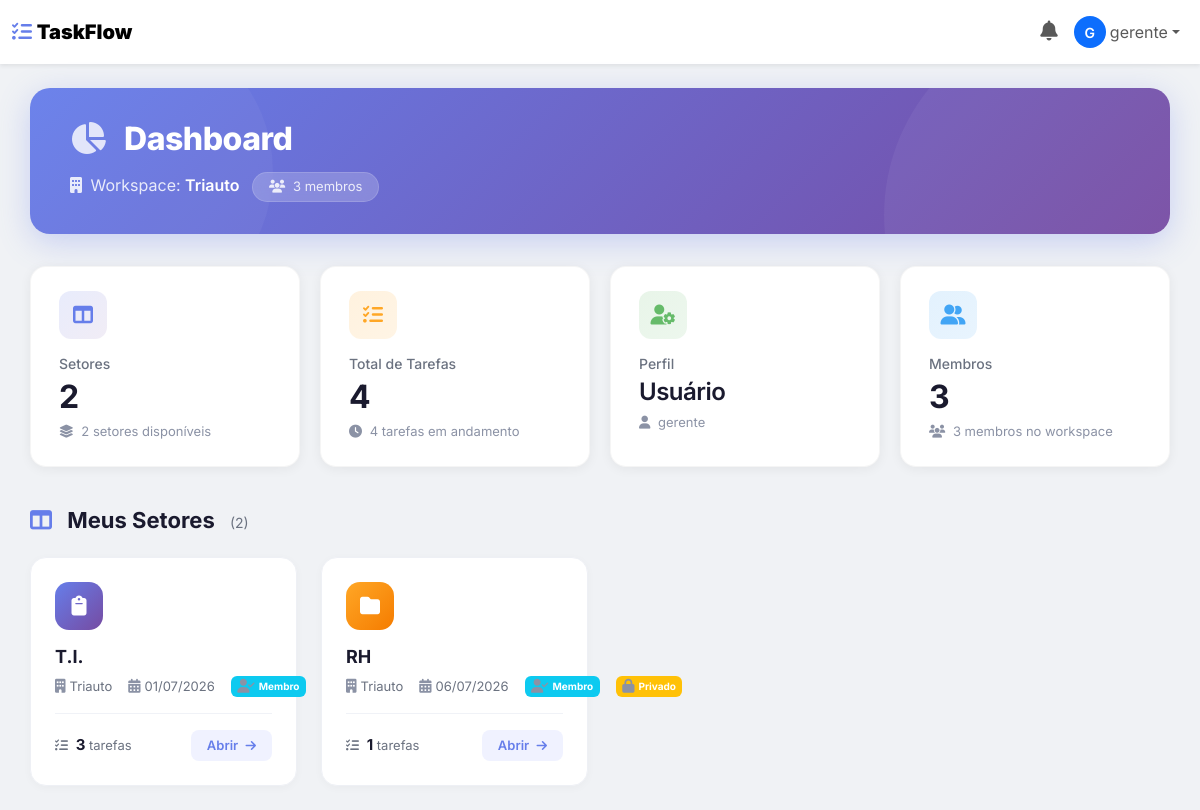
Page / (signed in) on the earlier database version.
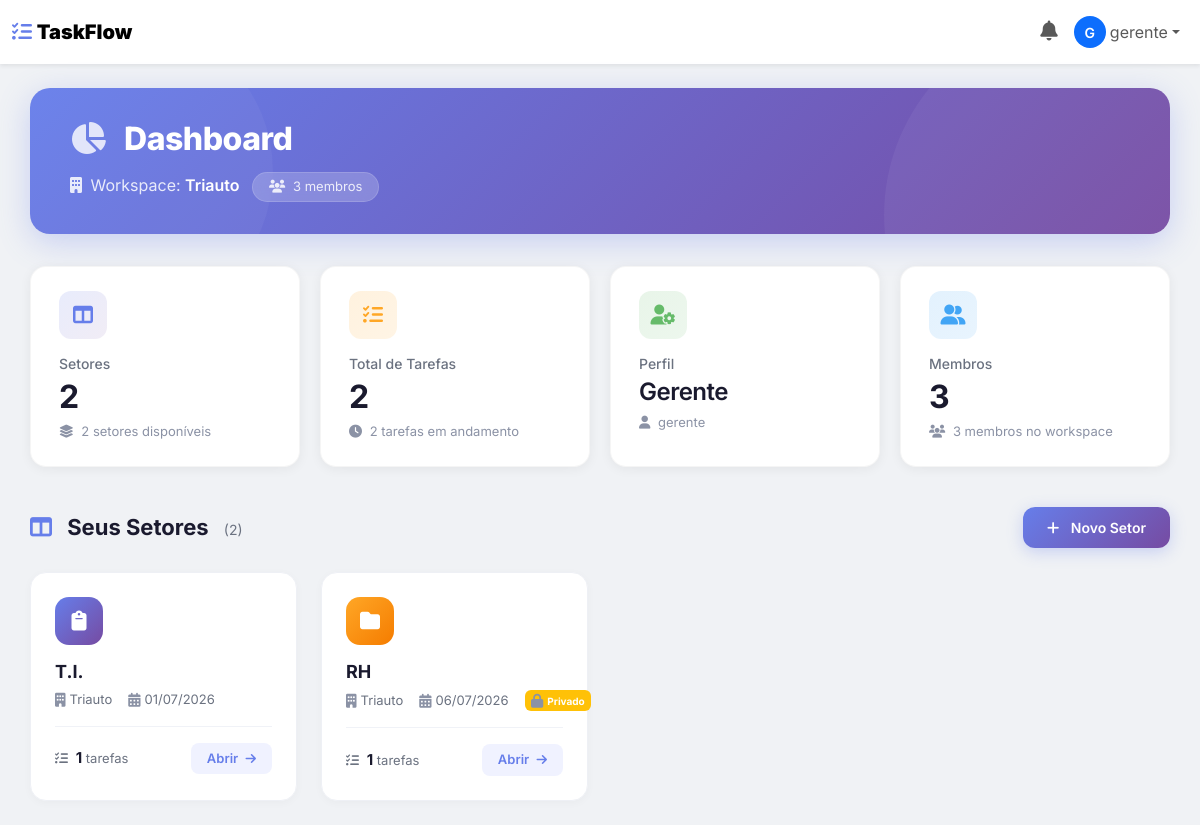
Same page on the later database version.
### main/models.py (models this page shows, shortened)
class User(AbstractUser):
    TIPOS = (
        ("admin", "Administrador"),
        ("gerente", "Gerente"),
        ("usuario", "Usuário"),
    )
    tipo = models.CharField(
        max_length=20,
        choices=TIPOS,
        default="usuario"
    )
    workspace = models.ForeignKey(
        "Workspace",
        on_delete=models.SET_NULL,
        null=True,
        blank=True,
        related_name="usuarios"
    )

class Board(models.Model):
    workspace = models.ForeignKey(
        Workspace,
        on_delete=models.CASCADE,
        related_name="boards"
    )
    nome = models.CharField(
        max_length=100
    )
    descricao = models.TextField(
        blank=True
    )
    privado = models.BooleanField(
        default=False
    )
    criado_em = models.DateTimeField(
        auto_now_add=True
    )

class Workspace(models.Model):
    nome = models.CharField(
        max_length=100
    )
    criado_em = models.DateTimeField(
        auto_now_add=True
    )

### main/views.py (the view)
# urls.py: 2. Add a URL to urlpatterns:  path('', views.home, name='home')
@login_required
def home(request):
    usuario = request.user
    workspace = usuario.workspace
    if usuario.tipo == 'admin':
        boards = Board.objects.all()
    elif usuario.tipo == 'gerente':
        boards = Board.objects.filter(workspace=workspace)
    else:
        boards_ids = BoardMember.objects.filter(
            usuario=usuario
        ).values_list('board_id', flat=True)
        boards = Board.objects.filter(
            workspace=workspace,
            id__in=boards_ids
        )
    usuarios = User.objects.filter(workspace=workspace)
    total_tarefas = Task.objects.filter(board__workspace=workspace).count()
    return render(
        request,
        "home.html",
        {
            "usuario": usuario,
            "workspace": workspace,
            "boards": boards,
            "usuarios": usuarios,
            "total_tarefas": total_tarefas
        }
    )

### main/templates/home.html (shortened to what the changed rows need)
{% load static %}
<!DOCTYPE html>
<html lang="pt-br">
<head>
    <link rel="stylesheet" href="https://cdnjs.cloudflare.com/ajax/libs/font-awesome/6.5.0/css/all.min.css">
    <link href="https://cdn.jsdelivr.net/npm/bootstrap@5.3.3/dist/css/bootstrap.min.css" rel="stylesheet">
    <link rel="stylesheet" href="{% static 'css/home.css' %}">
</head>
<body>
    {% include 'navbar.html' %}
    <div class="container-dashboard">
        <div class="dashboard-header">
            <h1>
                <i class="fas fa-chart-pie"></i> Dashboard
            </h1>
        </div>
        <div class="stats-grid">
            <div class="stat-card">
                <h2 class="stat-value">{{ boards|length }}</h2>
            </div>
            <div class="stat-card">
                <div class="stat-icon orange">
                    <i class="fas fa-tasks"></i>
                </div>
                <p class="stat-label">Total de Tarefas</p>
                <h2 class="stat-value">{{ total_tarefas }}</h2>
                <div class="stat-sub">
                    <i class="fas fa-clock me-1"></i>
                    {% if total_tarefas == 0 %}
                    Nenhuma tarefa cadastrada
                    {% elif total_tarefas == 1 %}
                    1 tarefa em andamento
                    {% else %}
                    {{ total_tarefas }} tarefas em andamento
                    {% endif %}
                </div>
            </div>
            <div class="stat-card">
                <div class="stat-icon green">
                    <i class="fas fa-user-cog"></i>
                </div>
                <p class="stat-label">Perfil</p>
                <h2 class="stat-value" style="font-size:24px; font-weight:600;">
                    {{ usuario.get_tipo_display }}
                </h2>
                <div class="stat-sub">
                    <i class="fas fa-user me-1"></i> {{ usuario.username }}
                </div>
            </div>
            <div class="stat-card">
                <h2 class="stat-value">{{ usuarios|length }}</h2>
            </div>
        </div>
        <div class="section-header">
            <h2>
                <i class="fas fa-columns"></i>
                {% if user.tipo == 'usuario' %}
                    Meus Setores
                {% else %}
                    Seus Setores
                {% endif %}
                <span style="font-size:14px; font-weight:400; color:#6b7280; margin-left:10px;">
                    ({{ boards|length }})
                </span>
            </h2>
            {% if user.tipo == 'gerente' or user.tipo == 'admin' %}
            <button class="btn-create-board" data-bs-toggle="modal" data-bs-target="#createBoardModal">
                <i class="fas fa-plus"></i> Novo Setor
            </button>
            {% endif %}
        </div>
        {% if boards %}
        <div class="boards-grid">
            {% for board in boards %}
            <div class="board-card">
                <div class="board-icon {% cycle '' 'different-color' 'another-color' 'fourth-color' %}">
                    <i class="fas fa-{% cycle 'clipboard' 'folder' 'file-alt' 'list' 'sticky-note' 'tasks' %}"></i>
                </div>
                <h3>{{ board.nome }}</h3>
                <div class="board-meta">
                    <span>
                        <i class="fas fa-building"></i> {{ board.workspace.nome }}
                    </span>
                    <span>
                        <i class="fas fa-calendar-alt"></i> {{ board.criado_em|date:"d/m/Y" }}
                    </span>
                    {% if user.tipo == 'usuario' %}
                    <span class="badge bg-info" style="font-size:10px;">
                        <i class="fas fa-user-check"></i> Membro
                    </span>
                    {% endif %}
                    {% if board.privado %}
                    <span class="badge bg-warning" style="font-size:10px;">
                        <i class="fas fa-lock"></i> Privado
                    </span>
                    {% endif %}
                </div>
                <div class="board-footer">
                    <div class="task-count">
                        <i class="fas fa-tasks me-1"></i>
                        <strong>{{ board.tarefas.count }}</strong> tarefas
                    </div>
                    <a href="{% url 'board' board_id=board.id %}" class="btn-open-board">
                        Abrir <i class="fas fa-arrow-right"></i>
                    </a>
                </div>
            </div>
            {% endfor %}
        </div>
        {% endif %}
    </div>
</body>
</html>

### main/templates/navbar.html (shortened to what this page needs)
<nav class="navbar navbar-expand-lg navbar-light bg-white shadow-sm">
    <div class="container-fluid">
        <a class="navbar-brand fw-bold" href="{% url 'home' %}">
            <i class="fas fa-tasks" style="color: #667eea;"></i>
            <strong>TaskFlow</strong>
        </a>
        <div class="collapse navbar-collapse" id="navbarNav">
            <ul class="navbar-nav ms-auto align-items-center">
                <li class="nav-item dropdown" id="notificacoes-dropdown">
                    <a class="nav-link position-relative" href="#" role="button" data-bs-toggle="dropdown" aria-expanded="false" id="sino-notificacoes">
                        <i class="fas fa-bell" style="font-size: 20px;"></i>
                    </a>
                </li>
                <li class="nav-item dropdown">
                    <a class="nav-link dropdown-toggle d-flex align-items-center" href="#" role="button" data-bs-toggle="dropdown">
                        {% if user.avatar %}
                        <img src="{{ user.avatar.url }}" alt="Avatar" class="rounded-circle me-1" style="width: 32px; height: 32px; object-fit: cover;">
                        {% else %}
                        <div class="rounded-circle bg-primary text-white d-inline-flex align-items-center justify-content-center me-1" style="width: 32px; height: 32px; font-size: 14px; font-weight: 600;">
                            {{ user.first_name|first|default:user.username|first|upper }}
                        </div>
                        {% endif %}
                        <span class="d-none d-md-inline">
                            {{ user.first_name|default:user.username }}
                        </span>
                    </a>
                </li>
            </ul>
        </div>
    </div>
</nav>

Differences in the rows shown:
changed User "gerente": tipo "Usuário" → "Gerente"
shown differently, row unchanged: Board (number 1 of 2 on the later page): tarefas.count "3" → "1"; no longer shows "Membro"
shown differently, row unchanged: Board "RH": no longer shows "Membro"
Other differences:
{{ total_tarefas }}: "4" → "2"
text no longer shown: "Meus Setores"
text now shown: "Seus Setores Novo Setor"
